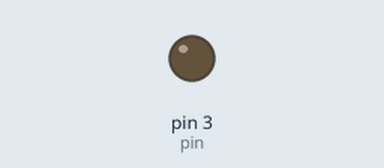
A sketch run on a simulated Arduino Uno, built with avr-gcc and run on an emulated ATmega328P. Shown: output pins drawn as LEDs (lit = HIGH).

Above: at 0.5 s.
Timing chart, 0 to 3.0 s (numbered marks = the images above):
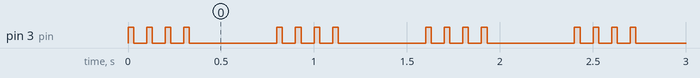

Measured:
- by itself, pin 3 (pin): repeats every 0.80 s: 3 × (LOW 0.07 s, HIGH 0.03 s), LOW 0.47 s, HIGH 0.03 s

The sketch:

SimpleTestBlink.ino
```cpp
const int pin = 3;
const int period = 100;
const float activeCycle = 0.3;

int onTime;
int offTime;

// the setup function10uns once when you press reset or power the board
void setup() {
  // initialize digital pin pin as an output.
  pinMode(pin, OUTPUT);

  onTime = (int)(period * activeCycle);
  offTime = period - onTime;
}

// the loop function runs over and over again forever
void loop() {
  int times = 4;
  while(times-- > 0)
    piscar();
  delay(400);
}

void piscar() {
  analogWrite(pin, 255);   // turn the LED on (HIGH is the voltage level)
  delay(onTime);              // wait for a second
  analogWrite(pin, 0);    // turn the LED off by making the voltage LOW
  delay(offTime);              // wait for a second
}
```
